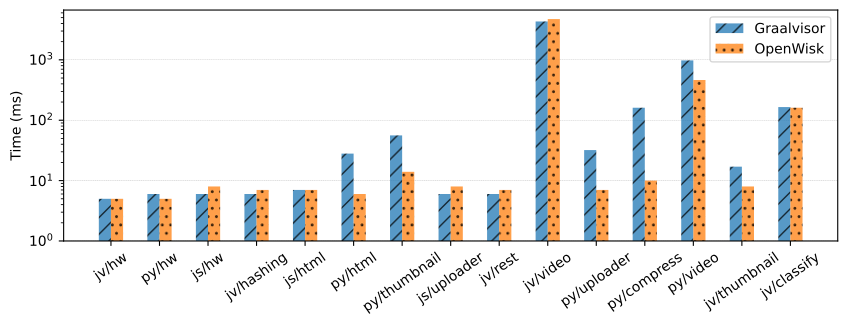

Source code (Python):
#!/usr/bin/python

import os
import matplotlib.pyplot as plt
import numpy as np

results_home = "/home/rbruno/git/graalvm-argo-benchmarks/results"

benchmark_labels = [
    "jv/hw",
    "py/hw",
    "js/hw",
#    "java/sleep",
#    "python/sleep",
#    "javascript/sleep",
    "jv/hashing",
    "js/html",
    "py/html",
    "py/thumbnail",
    "js/uploader",
    "jv/rest",
    "jv/video",
    "py/uploader",
    "py/compress",
    "py/video",
    "jv/thumbnail",
    "jv/classify"
]

gv_benchmark_path = [
    "java/gv-hello-world-niuk-test-100-1-2048",
    "python/gv-hello-world-niuk-test-100-1-2048",
    "javascript/gv-hello-world-niuk-test-100-1-2048",
#    "java/gv-sleep-niuk-test-10-1-2048",
#    "python/gv-sleep-niuk-test-10-1-2048",
#    "javascript/gv-sleep-niuk-test-10-1-2048",
    "java/gv-file-hashing-niuk-test-100-1-2048",
    "javascript/gv-dynamic-html-niuk-test-100-1-2048",
    "python/gv-dynamic-html-niuk-test-100-1-2048",
    "python/gv-thumbnail-niuk-test-100-1-2048",
    "javascript/gv-uploader-niuk-test-100-1-2048",
    "java/gv-httprequest-niuk-test-100-1-2048",
    "java/gv-video-processing-niuk-test-50-1-2048",
    "python/gv-uploader-niuk-test-100-1-2048",
    "python/gv-compression-niuk-test-100-1-2048",
    "python/gv-video-processing-niuk-test-50-1-2048",
    "javascript/gv-thumbnail-niuk-test-100-1-2048",
    "java/gv-classify-niuk-test-50-1-2048"
]

cr_benchmark_path = [
    "java/cr-hello-world-test-100-1-2048",
    "python/cr-hello-world-test-100-1-2048",
    "javascript/cr-hello-world-test-100-1-2048",
#    "java/cr-sleep-test-10-1-2048",
#    "python/cr-sleep-test-10-1-2048", 
#    "javascript/cr-sleep-test-10-1-2048",
    "java/cr-file-hashing-test-100-1-2048",
    "javascript/cr-dynamic-html-test-100-1-2048",
    "python/cr-dynamic-html-test-100-1-2048",
    "python/cr-thumbnail-test-100-1-2048",
    "javascript/cr-uploader-test-100-1-2048",
    "java/cr-httprequest-test-100-1-2048",
    "java/cr-video-processing-test-50-1-2048",
    "python/cr-uploader-test-100-1-2048",
    "python/cr-compression-test-100-1-2048",
    "python/cr-video-processing-test-50-1-2048",
    "javascript/cr-thumbnail-test-100-1-2048",
    "java/cr-classify-test-50-1-2048"
]

gv_benchmark_avg_latency = {}
cr_benchmark_avg_latency = {}

def read_benchmark_latency(path, values):
    try:
        benchmark_latency = []
        with open('../results/' + path + '/app.log') as file:
            for line in file:
                if 'Time taken:' in line:
                    # 1000 to scale from us to ms.
                    benchmark_latency.append(int(line.split()[2]) / 1000)
        last_elements = benchmark_latency[-25:]
        values[path] = int(sum(last_elements) / len(last_elements))
    except Exception as e:
        print("Error processing " + path + ":")
        raise e

for path in gv_benchmark_path: read_benchmark_latency(path, gv_benchmark_avg_latency)
for path in cr_benchmark_path: read_benchmark_latency(path, cr_benchmark_avg_latency)

print("########## Latency# ##########")
for key in gv_benchmark_avg_latency:
    print("{benchmark}: {value} ms".format(benchmark=key, value=gv_benchmark_avg_latency[key]))
for key in cr_benchmark_avg_latency:
    print("{benchmark}: {value} ms".format(benchmark=key, value=cr_benchmark_avg_latency[key]))

print("########## Latency Over. #####")
for i in range(len(benchmark_labels)):
    print("{benchmark}: {value} latency overhead w/ cr".format(benchmark=benchmark_labels[i], value=cr_benchmark_avg_latency[cr_benchmark_path[i]]/gv_benchmark_avg_latency[gv_benchmark_path[i]]))


x = np.arange(len(benchmark_labels))
width = 0.25

fig, ax = plt.subplots()
ax.bar(x - width/2, gv_benchmark_avg_latency.values(), width, hatch='//', label='Graalvisor', alpha=0.75 )
ax.bar(x + width/2, cr_benchmark_avg_latency.values(), width, hatch='..', label='OpenWisk', alpha=0.75)

ax.set_ylabel('Time (ms)')
ax.set_yscale('log')
ax.set_ylim(ymin=1)
ax.set_xticks(x, benchmark_labels)
ax.legend()
ax.set_axisbelow(True)
plt.grid(axis = 'y', linestyle = '--', linewidth = 0.25)
plt.xticks(rotation = 35)
fig.set_figwidth(10)
fig.set_figheight(3)
plt.savefig("warm-latency.pdf", bbox_inches='tight')
plt.show()
